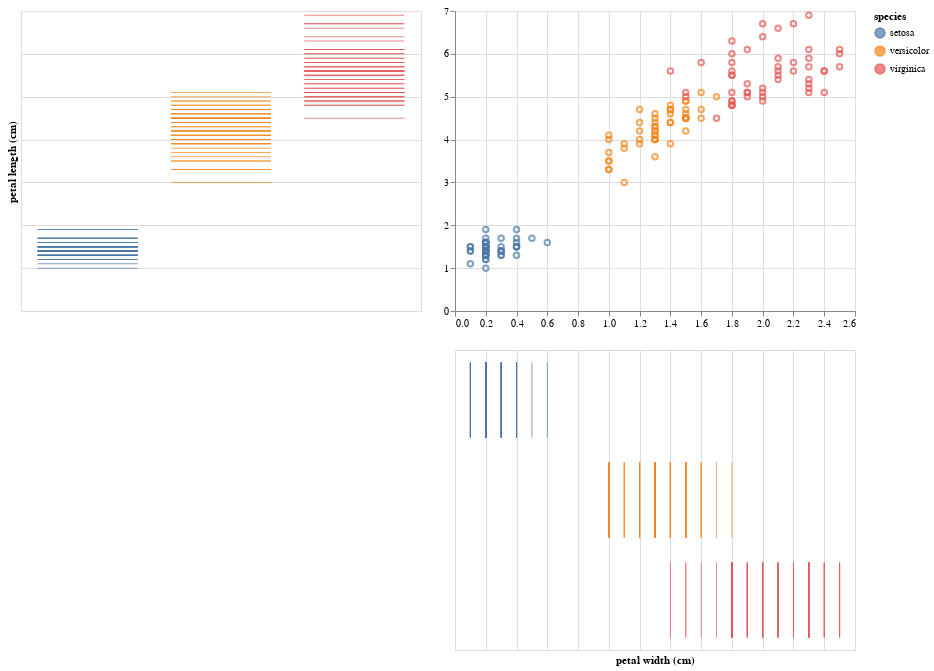

This figure's notebook cell:
### Code cell
brush = alt.selection(type='interval')

tick_axis = alt.Axis(labels=False, domain=False, ticks=False)
tick_axis_notitle = alt.Axis(labels=False, domain=False, ticks=False, title='')

points = alt.Chart(df_iris).mark_point().encode(
    x=alt.X('petal width (cm):Q', axis=alt.Axis(title='')),
    y=alt.Y('petal length (cm):Q', axis=alt.Axis(title='')),
    color=alt.condition(brush, 'species:N', alt.value('grey'))
).add_selection(
    brush
)

x_ticks = alt.Chart(df_iris).mark_tick().encode(
    alt.X('petal width (cm):Q', axis=tick_axis),
    alt.Y('species:N', axis=tick_axis_notitle),
    color=alt.condition(brush, 'species:N', alt.value('lightgrey'))
).add_selection(
    brush
)

y_ticks = alt.Chart(df_iris).mark_tick().encode(
    alt.X('species:N', axis=tick_axis_notitle),
    alt.Y('petal length (cm):Q', axis=tick_axis),
    color=alt.condition(brush, 'species:N', alt.value('lightgrey'))
).add_selection(
    brush
)

y_ticks | (points & x_ticks)

### Figure 1 — Vega-Lite specification as saved in the notebook (floating-point values rounded to 4 significant figures; data arrays with more than 128 entries replaced by an {"elided": "..."} marker saying what was removed)
{"$schema": "https://vega.github.io/schema/vega-lite/v2.4.3.json", "config": {"view": {"height": 300, "width": 400}}, "hconcat": [{"data": {"values": {"elided": "150 records"}}, "encoding": {"color": {"condition": {"field": "species", "selection": "selector006", "type": "nominal"}, "value": "lightgrey"}, "x": {"axis": {"domain": false, "labels": false, "ticks": false, "title": ""}, "field": "species", "type": "nominal"}, "y": {"axis": {"domain": false, "labels": false, "ticks": false}, "field": "petal length (cm)", "type": "quantitative"}}, "mark": "tick", "selection": {"selector006": {"encodings": ["x", "y"], "mark": {"fill": "#333", "fillOpacity": 0.125, "stroke": "white"}, "on": "[mousedown, window:mouseup] > window:mousemove!", "resolve": "global", "translate": "[mousedown, window:mouseup] > window:mousemove!", "type": "interval", "zoom": "wheel!"}}}, {"vconcat": [{"data": {"values": {"elided": "150 records"}}, "encoding": {"color": {"condition": {"field": "species", "selection": "selector006", "type": "nominal"}, "value": "grey"}, "x": {"axis": {"title": ""}, "field": "petal width (cm)", "type": "quantitative"}, "y": {"axis": {"title": ""}, "field": "petal length (cm)", "type": "quantitative"}}, "mark": "point", "selection": {"selector006": {"encodings": ["x", "y"], "mark": {"fill": "#333", "fillOpacity": 0.125, "stroke": "white"}, "on": "[mousedown, window:mouseup] > window:mousemove!", "resolve": "global", "translate": "[mousedown, window:mouseup] > window:mousemove!", "type": "interval", "zoom": "wheel!"}}}, {"data": {"values": {"elided": "150 records"}}, "encoding": {"color": {"condition": {"field": "species", "selection": "selector006", "type": "nominal"}, "value": "lightgrey"}, "x": {"axis": {"domain": false, "labels": false, "ticks": false}, "field": "petal width (cm)", "type": "quantitative"}, "y": {"axis": {"domain": false, "labels": false, "ticks": false, "title": ""}, "field": "species", "type": "nominal"}}, "mark": "tick", "selection": {"selector006": {"encodings": ["x", "y"], "mark": {"fill": "#333", "fillOpacity": 0.125, "stroke": "white"}, "on": "[mousedown, window:mouseup] > window:mousemove!", "resolve": "global", "translate": "[mousedown, window:mouseup] > window:mousemove!", "type": "interval", "zoom": "wheel!"}}}]}]}
